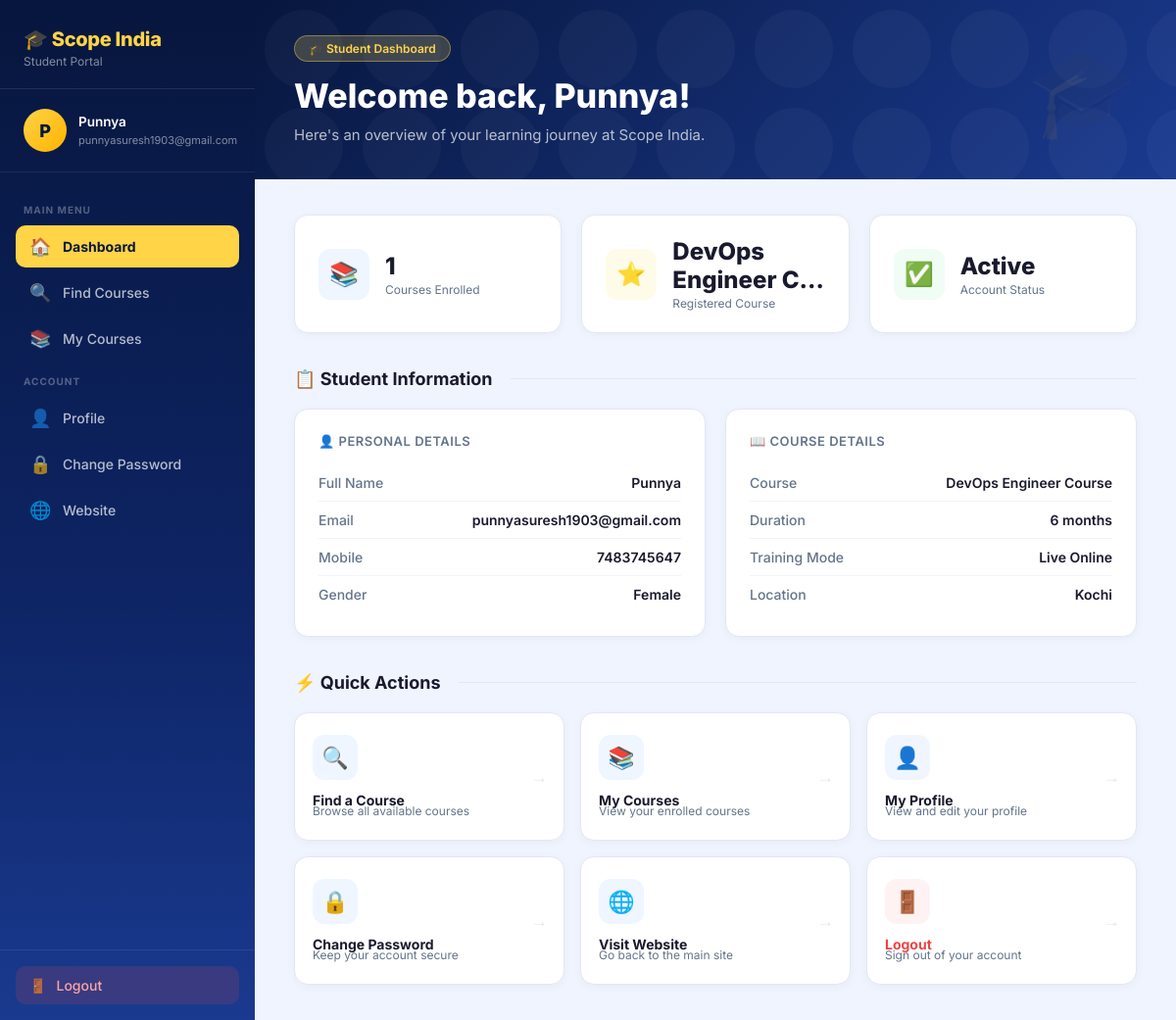
Screenshot of /student/dashboard/ (signed in) with the database file from the repository.
### Registration/models.py (models this page shows, shortened)
class StudentRegistration(models.Model):
    GENDER_CHOICES = [
        ("male", "Male"),
        ("female", "Female"),
        ("other", "Other"),
    ]
    TRAINING_MODE_CHOICES = [
        ("online", "Live Online"),
        ("classroom", "Classroom"),
    ]
    LOCATION_CHOICES = [
        ("technopark", "Technopark TVM"),
        ("thampanoor", "Thampanoor TVM"),
        ("kochi", "Kochi"),
        ("nagercoil", "Nagercoil"),
        ("online", "Online"),
    ]
    TIMING_CHOICES = [
        ("8am-10am", "Between 8am - 10am"),
        ("9am-1pm", "Between 9am - 1pm"),
        ("1pm-6pm", "Between 1pm - 6pm"),
        ("6pm-10pm", "Between 6pm - 10pm"),
    ]
    full_name = models.CharField(max_length=100)
    date_of_birth = models.DateField()
    gender = models.CharField(max_length=10, choices=GENDER_CHOICES)
    educational_qualification = models.CharField(max_length=100, blank=True)
    mobile = models.CharField(max_length=15)
    email = models.EmailField(unique=True)
    guardian_name = models.CharField(max_length=100, blank=True)
    guardian_occupation = models.CharField(max_length=100, blank=True)
    guardian_mobile = models.CharField(max_length=15, blank=True)
    course = models.ForeignKey(CourseList, on_delete=models.PROTECT)
    training_mode = models.CharField(max_length=20, choices=TRAINING_MODE_CHOICES)
    location = models.CharField(max_length=20, choices=LOCATION_CHOICES)
    preferred_timings = models.JSONField(default=list)
    address = models.TextField(blank=True)
    country = models.CharField(max_length=100, blank=True)

### Courses/models.py (models this page shows, shortened)
class CourseList(models.Model):
    course_name = models.CharField(max_length=100)
    course_duration = models.CharField(max_length=100)
    course_description = models.TextField()
    course_syllabus = models.ManyToManyField(
        Syllabus,
        blank=True,
        related_name="courses"
    )

### StudentLogin/views.py (the view)
# urls.py: path("dashboard/",views.student_dashboard,name="student_dashboard"),
@login_required(login_url="student_login")
def student_dashboard(request):
    student_account = request.user.student_account
    student = student_account.student
    picked_count = PickedCourse.objects.filter(student=student_account).count()
    return render(request, "pages/dashboard.html", {
        "student": student,
        "student_account": student_account,
        "picked_count": picked_count,
    })

### templates/pages/dashboard.html (shortened to what this page needs)
<!DOCTYPE html>
<html lang="en">
<head>
</head>
<body>
    <aside class="sidebar" id="sidebar">
        <div class="sidebar-brand">
            <h2>🎓 Scope India</h2>
            <p>Student Portal</p>
        </div>
        <div class="sidebar-user">
            <div class="user-avatar">{{ student.full_name|first|upper }}</div>
            <div class="user-info">
                <h3>{{ student.full_name }}</h3>
                <p>{{ student.email }}</p>
            </div>
        </div>
        <nav class="sidebar-nav">
            <span class="nav-label">Main Menu</span>
            <a href="{% url 'student_dashboard' %}" class="nav-link active">
                <span class="nav-icon">🏠</span> Dashboard
            </a>
            <a href="{% url 'course_search' %}" class="nav-link">
                <span class="nav-icon">🔍</span> Find Courses
            </a>
            <a href="{% url 'picked_courses' %}" class="nav-link">
                <span class="nav-icon">📚</span> My Courses
            </a>
            <span class="nav-label">Account</span>
            <a href="{% url 'student_profile' %}" class="nav-link">
                <span class="nav-icon">👤</span> Profile
            </a>
            <a href="{% url 'change_password' %}" class="nav-link">
                <span class="nav-icon">🔒</span> Change Password
            </a>
            <a href="{% url 'home' %}" class="nav-link">
                <span class="nav-icon">🌐</span> Website
            </a>
        </nav>
        <div class="sidebar-footer">
            <a href="{% url 'student_logout' %}" class="logout-btn">
                <span>🚪</span> Logout
            </a>
        </div>
    </aside>
    <main class="main">
        <div class="hero">
            <div class="hero-badge">🎓 Student Dashboard</div>
            <h1>Welcome back, {{ student.full_name|truncatechars:25 }}!</h1>
            <p>Here's an overview of your learning journey at Scope India.</p>
            <span class="hero-decor">🎓</span>
        </div>
        <div class="content">
            <div class="stats-grid">
                <div class="stat-card">
                    <div class="stat-icon blue">📚</div>
                    <div class="stat-info">
                        <h3>{{ picked_count }}</h3>
                        <p>Courses Enrolled</p>
                    </div>
                </div>
                <div class="stat-card">
                    <div class="stat-icon yellow">⭐</div>
                    <div class="stat-info">
                        <h3>{{ student.course.course_name|truncatechars:18 }}</h3>
                        <p>Registered Course</p>
                    </div>
                </div>
                <div class="stat-card">
                    <div class="stat-icon green">✅</div>
                    <div class="stat-info">
                        <h3>Active</h3>
                        <p>Account Status</p>
                    </div>
                </div>
            </div>
            <h2 class="section-title">📋 Student Information</h2>
            <div class="info-row">
                <div class="info-card">
                    <p class="info-card-title">👤 Personal Details</p>
                    <div class="info-row-item">
                        <span class="info-key">Full Name</span>
                        <span class="info-val">{{ student.full_name }}</span>
                    </div>
                    <div class="info-row-item">
                        <span class="info-key">Email</span>
                        <span class="info-val">{{ student.email }}</span>
                    </div>
                    <div class="info-row-item">
                        <span class="info-key">Mobile</span>
                        <span class="info-val">{{ student.mobile }}</span>
                    </div>
                    <div class="info-row-item">
                        <span class="info-key">Gender</span>
                        <span class="info-val">{{ student.get_gender_display }}</span>
                    </div>
                </div>
                <div class="info-card">
                    <p class="info-card-title">📖 Course Details</p>
                    <div class="info-row-item">
                        <span class="info-key">Course</span>
                        <span class="info-val">{{ student.course.course_name }}</span>
                    </div>
                    <div class="info-row-item">
                        <span class="info-key">Duration</span>
                        <span class="info-val">{{ student.course.course_duration }}</span>
                    </div>
                    <div class="info-row-item">
                        <span class="info-key">Training Mode</span>
                        <span class="info-val">{{ student.get_training_mode_display }}</span>
                    </div>
                    <div class="info-row-item">
                        <span class="info-key">Location</span>
                        <span class="info-val">{{ student.get_location_display }}</span>
                    </div>
                </div>
            </div>
            <h2 class="section-title">⚡ Quick Actions</h2>
            <div class="actions-grid">
                <a href="{% url 'course_search' %}" class="action-card">
                    <div class="action-icon">🔍</div>
                    <div>
                        <p class="action-label">Find a Course</p>
                        <p class="action-desc">Browse all available courses</p>
                    </div>
                    <span class="action-arrow">→</span>
                </a>
                <a href="{% url 'picked_courses' %}" class="action-card">
                    <div class="action-icon">📚</div>
                    <div>
                        <p class="action-label">My Courses</p>
                        <p class="action-desc">View your enrolled courses</p>
                    </div>
                    <span class="action-arrow">→</span>
                </a>
                <a href="{% url 'student_profile' %}" class="action-card">
                    <div class="action-icon">👤</div>
                    <div>
                        <p class="action-label">My Profile</p>
                        <p class="action-desc">View and edit your profile</p>
                    </div>
                    <span class="action-arrow">→</span>
                </a>
                <a href="{% url 'change_password' %}" class="action-card">
                    <div class="action-icon">🔒</div>
                    <div>
                        <p class="action-label">Change Password</p>
                        <p class="action-desc">Keep your account secure</p>
                    </div>
                    <span class="action-arrow">→</span>
                </a>
                <a href="{% url 'home' %}" class="action-card">
                    <div class="action-icon">🌐</div>
                    <div>
                        <p class="action-label">Visit Website</p>
                        <p class="action-desc">Go back to the main site</p>
                    </div>
                    <span class="action-arrow">→</span>
                </a>
                <a href="{% url 'student_logout' %}" class="action-card">
                    <div class="action-icon" style="background:#fef2f2;">🚪</div>
                    <div>
                        <p class="action-label" style="color:#ef4444;">Logout</p>
                        <p class="action-desc">Sign out of your account</p>
                    </div>
                    <span class="action-arrow">→</span>
                </a>
            </div>
        </div>
    </main>
</body>
</html>

### rows the page displays
StudentRegistration: full_name|first "P", full_name "Punnya", email "punnyasuresh1903@gmail.com", course.course_name "DevOps Engineer C…", mobile "7483745647", gender "Female", course.course_name "DevOps Engineer Course", course.course_duration "6 months", training_mode "Live Online", location "Kochi"

### other values shown
{{ picked_count }} "1"
